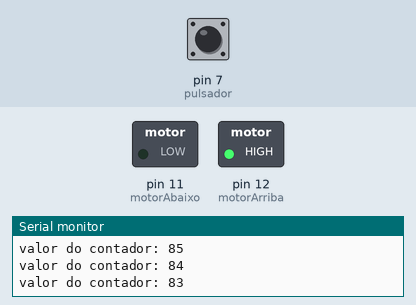
Simulated run of this sketch. Board: Arduino Uno, built with avr-gcc and run on an emulated ATmega328P. On the bench: switched loads named in the sketch (green lamp = pin HIGH), the last lines printed to the serial monitor. Dashed ring = blinking. The inputs (shaded band) are chosen by the test bench; at power-on: pin 7 (pulsador) LOW.

Above: at 1.2 s.
1.3 s: pin 7 (pulsador) pulled HIGH for 0.15 s
At 2.6 s:
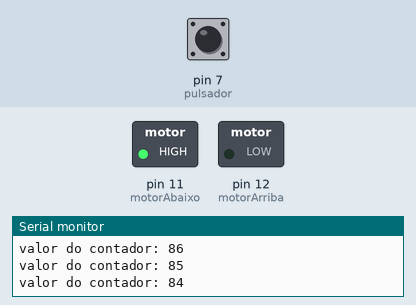
2.9 s: pin 7 (pulsador) pulled HIGH for 1 s
At 4.3 s:
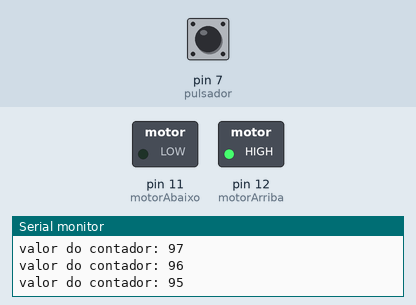
5.4 s: pin 7 (pulsador) pulled HIGH for 3.2 s
At 9.8 s:
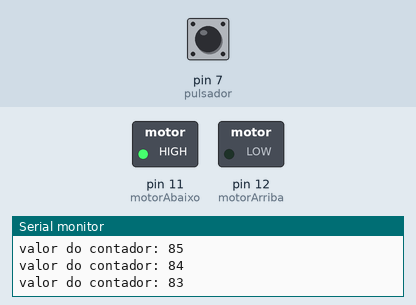
10.1 s: pin 7 (pulsador) pulsed HIGH 5 times (0.12 s each, 0.3 s apart)
At 10.38 s:
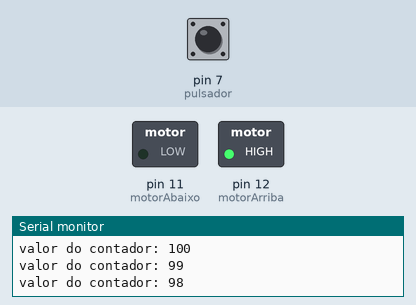
14.6 s: pin 7 (pulsador) pulsed HIGH 5 times (0.12 s each, 0.3 s apart)
At 24.0 s:
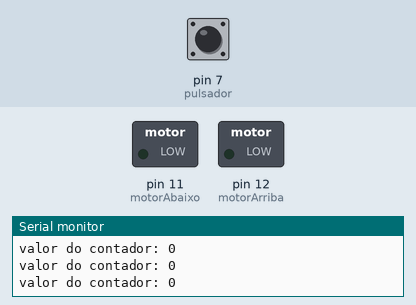
Timing chart, 0 to 25.4 s (numbered marks = the images above; inputs shaded):
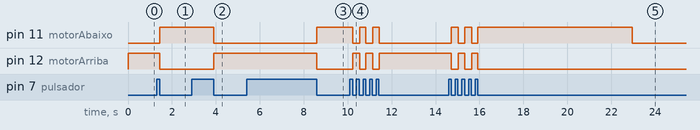

Measured:
- after the input at 1.3 s, pin 11 (motorAbaixo): LOW → HIGH after 0.16 s; pin 12 (motorArriba): HIGH → LOW after 0.16 s
- after the input at 2.9 s, pin 11 (motorAbaixo): HIGH → LOW after 1.0 s; pin 12 (motorArriba): LOW → HIGH after 1.0 s
- after the input at 5.4 s, pin 11 (motorAbaixo): LOW → HIGH after 3.2 s; pin 12 (motorArriba): HIGH → LOW after 3.2 s
- after the input at 10.1 s, pin 11 (motorAbaixo): alternates HIGH for 0.29 s and LOW for 0.31 s, 5 changes in all, then stays LOW, starting after 0.13 s; pin 12 (motorArriba): alternates HIGH for 0.31 s and LOW for 0.29 s, 5 changes in all, then stays HIGH, starting after 0.13 s
- after the input at 14.6 s, pin 11 (motorAbaixo): goes HIGH 0.31 s, LOW 0.29 s, HIGH 0.31 s, LOW 0.29 s, HIGH 7.0 s, then LOW, starting after 0.12 s

The sketch:

xanela01.ino
```cpp
/*
Programa para simular a función dunha fiestra de automóvil, de maneira
simplificada. O pulsador acciona o motor de subida ao ser premido.Unha
segunda pulsación fai que se acciona o motor de baixada. O percorrido do
motor son 7 segundos.Mentres os motores están activados , deben responder
ao accionamento do pulsador (responsive).
Entrada: Pulsador (dixital)
Saídas: Relé (2x dixital)
Autor: Daniel Vilas
Data: Febreiro de 2023
*/

#define motorArriba 12
#define motorAbaixo 11
#define pulsador    7

  bool estado =  0;
  int contador = 100; //Contador para o número de impulsos ao motor

void setup() {
  pinMode(motorArriba, OUTPUT);
  pinMode(motorAbaixo, OUTPUT);
  pinMode(pulsador, INPUT);

  Serial.begin(9600);
  int estado;

}

void loop() {
  //Lectura do pulsador
  if(digitalRead(pulsador)) {
    estado = !estado;
    contador = 100;
    while(digitalRead(pulsador)) {
      delay(20);
    }
  }
  //Fin de lectura do pulsador

  Serial.print("valor do contador: ");
  Serial.println(contador);

  //Accionamento dos motores
  if(contador > 0){               //Conta número de impulsos ao motor
    if(estado == 0){
      digitalWrite(motorArriba, HIGH);
      digitalWrite(motorAbaixo, LOW);
      delay(70);
      contador--;
    }
    else{
      digitalWrite(motorArriba, LOW);
      digitalWrite(motorAbaixo, HIGH);
      delay(70);
      contador--;
    }
}
  else{               //Se non está o motor accionado, lee botón 10 veces/s
    digitalWrite(motorArriba, LOW);
      digitalWrite(motorAbaixo, LOW);
      delay(100);
  }
  //Fin de accionamento dos motores
}
```
